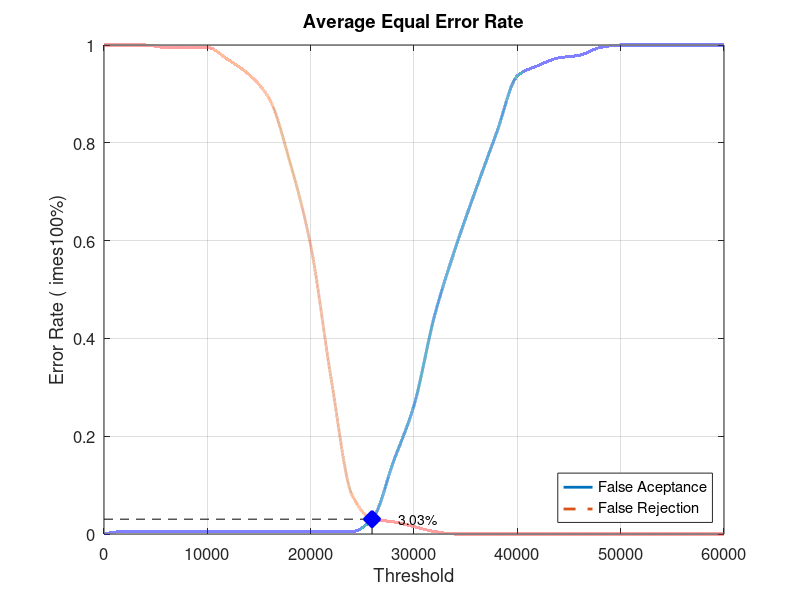
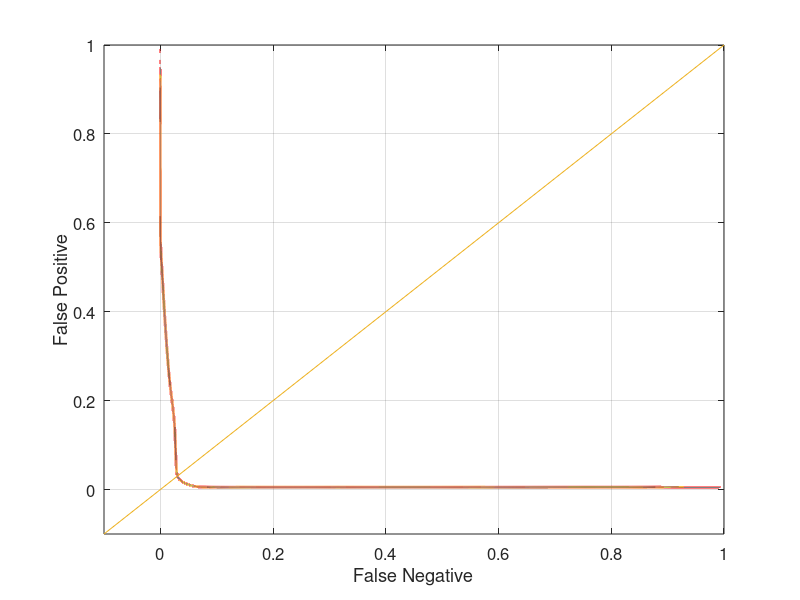

These charts were generated, in order, by the following MATLAB code:
close all;
clear;
clc;
x = 0:2000:60000;
xq = 0:0.5:60000;

y0 = [0 0.00526316 0.00526316 0.00526316 0.00526316 0.00526316 0.00526316 0.00526316 0.00526316 0.00526316 0.00526316 0.00526316 0.00526316 0.0315789 0.147368 0.263158 0.447368 0.584211 0.705263 0.821053 0.936842 0.957895 0.973684 0.978947 0.994737 1 1 1 1 1 1]
yy0 = interp1(x, y0, xq, 'pchip');
y1 = [1 1 1 0.995 0.995 0.995 0.97 0.94 0.89 0.76 0.59 0.315 0.08 0.03 0.025 0.015 0.005 0 0 0 0 0 0 0 0 0 0 0 0 0 0]
yy1 = interp1(x, y1, xq, 'pchip');

% Calculating EER: 
y2 = abs(y0 - y1);
find(y2 == min(y2))
yy2 = abs(yy0 - yy1);
xEER = find(yy2 == min(yy2));
xEERIndex = xq(xEER) % X-axis EER
yEER = yy0(xEER) % Y-axis EER

main = figure
plot(xq, yy0,'-','LineWidth', 2);	hold on
plot(xq, yy1,'--','LineWidth', 2);	hold on
plot([xEERIndex xEERIndex], [0 yEER], 'k--');	hold on
plot([0 xEERIndex], [yEER yEER], 'k--');	hold on
plot(xEERIndex, yEER, 'bx', 'LineWidth', 10);	hold on
text(xEERIndex + 10 * xEERIndex / 100, yEER, [num2str(round((10000 * yEER)) / 100) '%'])
legend('False Aceptance', 'False Rejection', 'Location', 'SouthEast')
xlabel('Threshold')
ylabel('Error Rate (	imes100%)')
title('Average Equal Error Rate')
set(gca, 'FontSize', 12)
axis([0 60000 0 1])
grid on

print(main, 'Database1_2Main', '-dpng');
FNRxFPR = figure('Color', [1 1 1]);
plot(yy1, yy0, '-', yy1, yy0, 'LineWidth', 2);
hold on
y = -0.1:0.1:1
plot(y, y); 
set(gca, 'FontSize', 12)
xlabel('False Negative')
ylabel('False Positive')
axis([-0.1 1 -0.1 1])
set(gca, 'FontSize', 12)
grid on

print(FNRxFPR, 'Database1_2FNRxFPR','-dpng');
